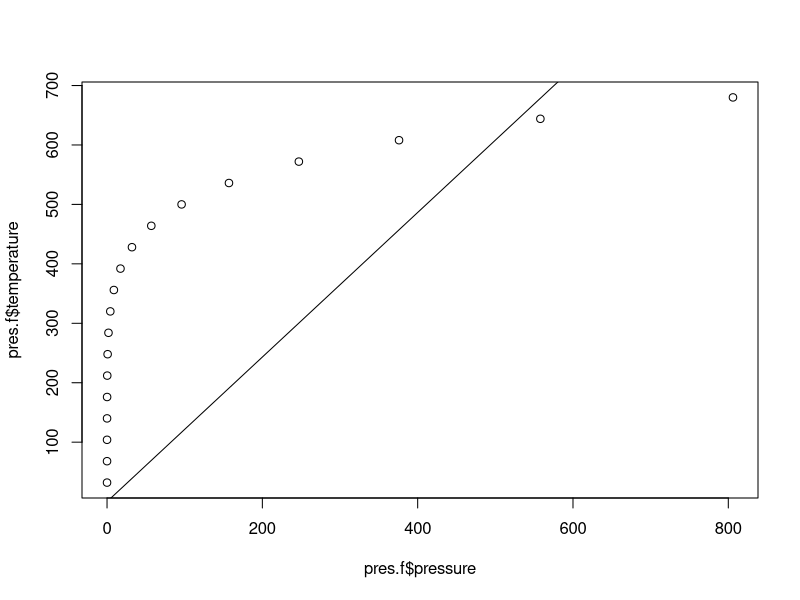
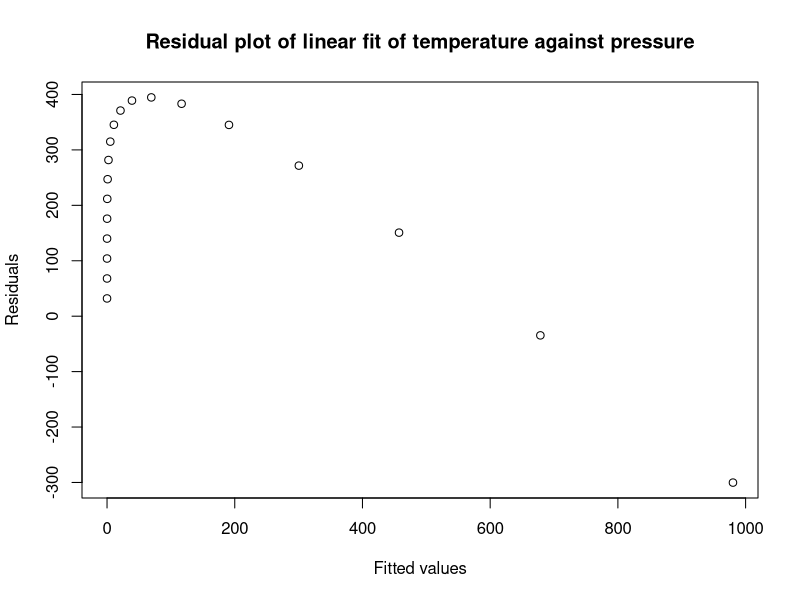
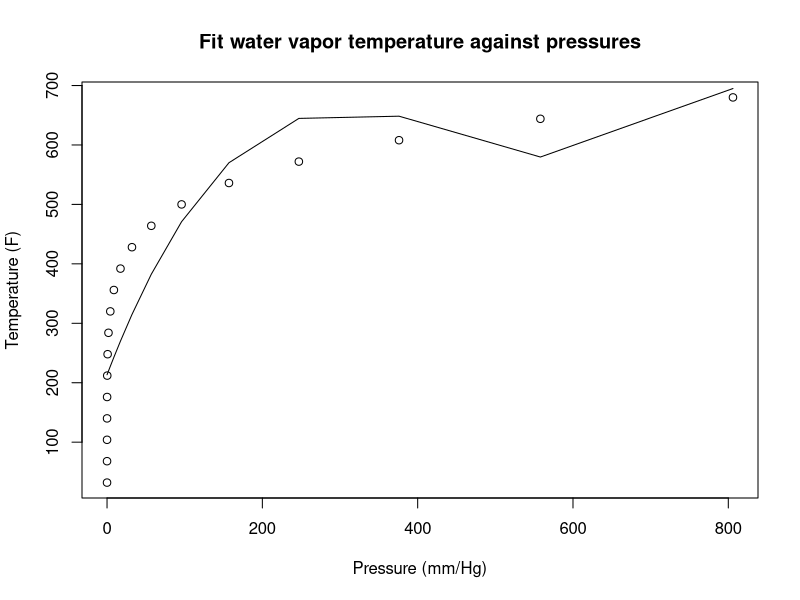
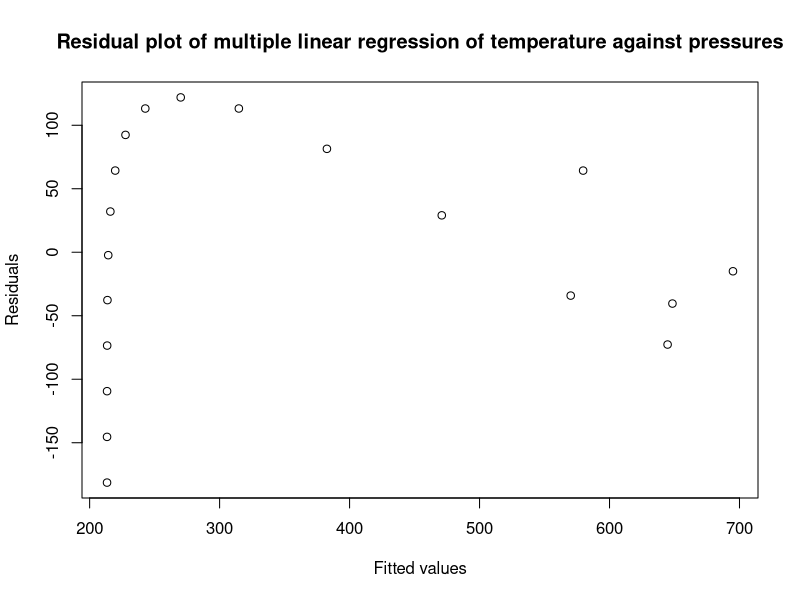

The R source for these figures, in order:
# R program to problem 3 of HW1 / STAT 579

# Convert temperature from Celsius scale to Fahrenheit
temp.f <- pressure$temperature * 9 / 5 + 32
pres.f <- data.frame(temperature=temp.f, pressure=pressure$pressure)

# Linear regression
fit <- lm(temperature ~ 0 + pressure, data=pres.f)
summary(fit)

# Plot temperature against pressure with fitted line
pdf('temp_pres.pdf')
plot(x=pres.f$pressure, y=pres.f$temperature)
# Draw regression line
abline(a=0, b=fit$coefficients[1])
dev.off()

pdf('fitted_residual.pdf')
plot(x=fit$fitted.values, y=fit$residuals,
    xlab='Fitted values', ylab='Residuals',
    main='Residual plot of linear fit of temperature against pressure')
dev.off()

# A new model...
pres.full <- data.frame(temperature=temp.f,
    pres=pressure$pressure,
    pres.sq=pressure$pressure^2,
    pres.cubic=pressure$pressure^3)

# Fit it with a MLR
fit.full <- lm(temperature ~ pres + pres.sq + pres.cubic, data=pres.full)
pdf('pres_mlr.pdf')
plot(x=pres.f$pressure, y=pres.f$temperature, 
    xlab='Pressure (mm/Hg)', ylab='Temperature (F)',
    main='Fit water vapor temperature against pressures')
lines(x=pres.full$pres, y=fit.full$fitted.values)
dev.off()

# Residual plot for MLR
pdf('fitted_residuals_mlr.pdf')
plot(x=fit.full$fitted.values, y=fit.full$residuals,
    xlab='Fitted values', ylab='Residuals',
    main='Residual plot of multiple linear regression of temperature against pressures')
dev.off()
